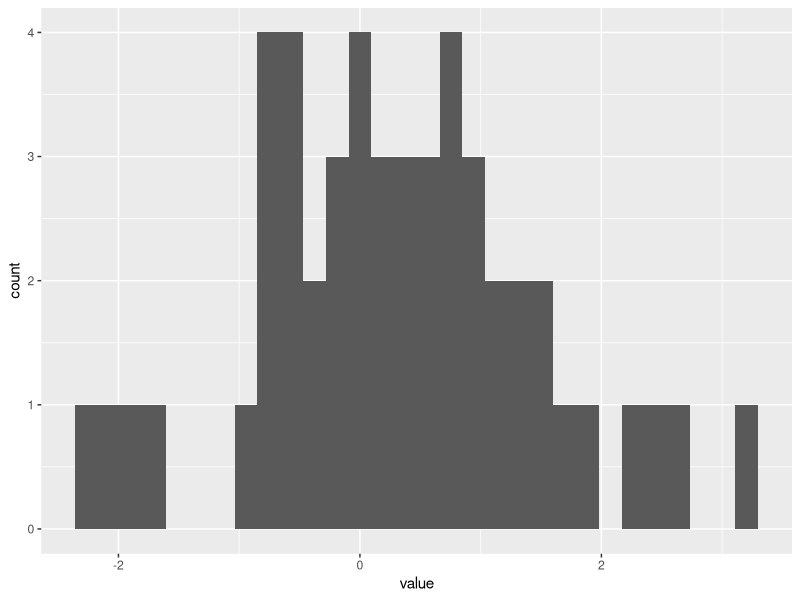
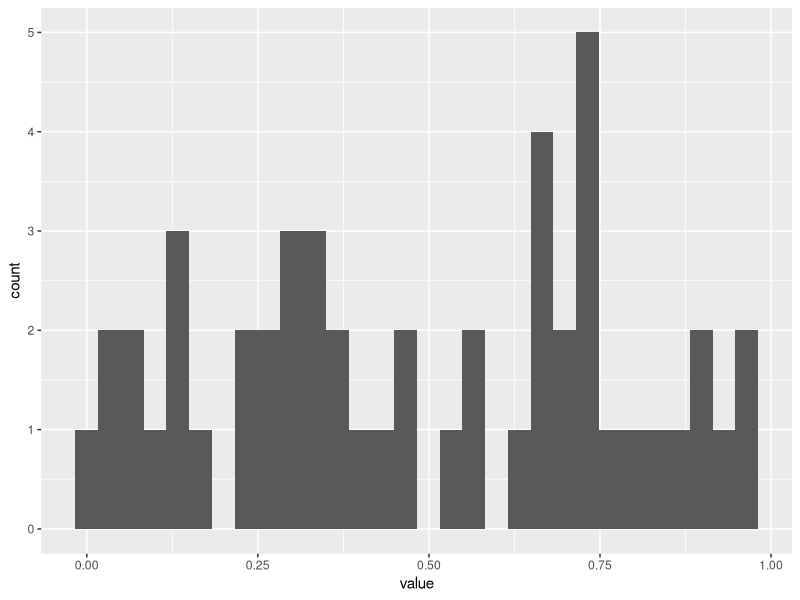
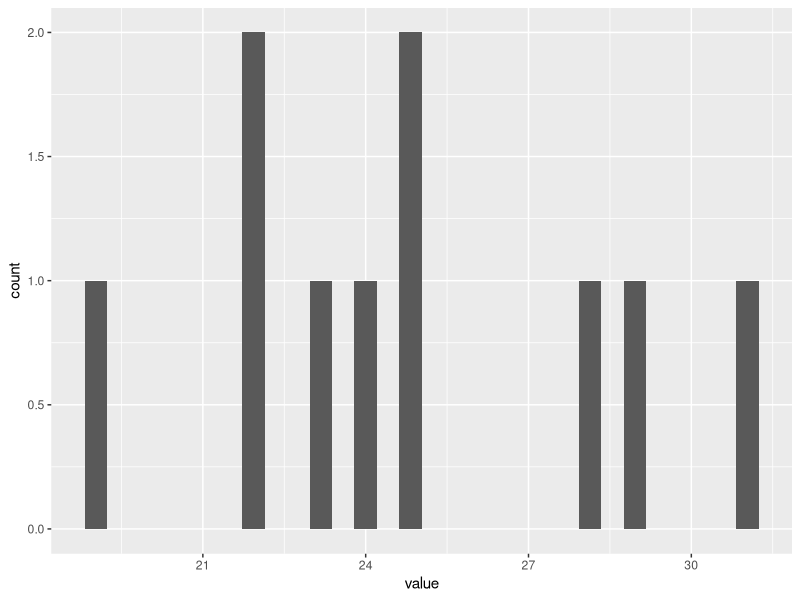

Write R code to recreate these figures, in order.
library(ggplot2)

# this will make a normal distribution
data <- data.frame(value=rnorm(50))
normal <- ggplot(data, aes(x=value)) + geom_histogram()
print(normal)

# this will make a uniform distribution
data2 <- data.frame(value=runif(50))
uniform <- ggplot(data2, aes(x=value)) + geom_histogram()
print(uniform)

# this code will make a binomial distribution
data3 <- data.frame(value=rbinom(10, 50, 0.5))
binomial <- ggplot(data3, aes(x=value)) + geom_histogram()
print(binomial)
